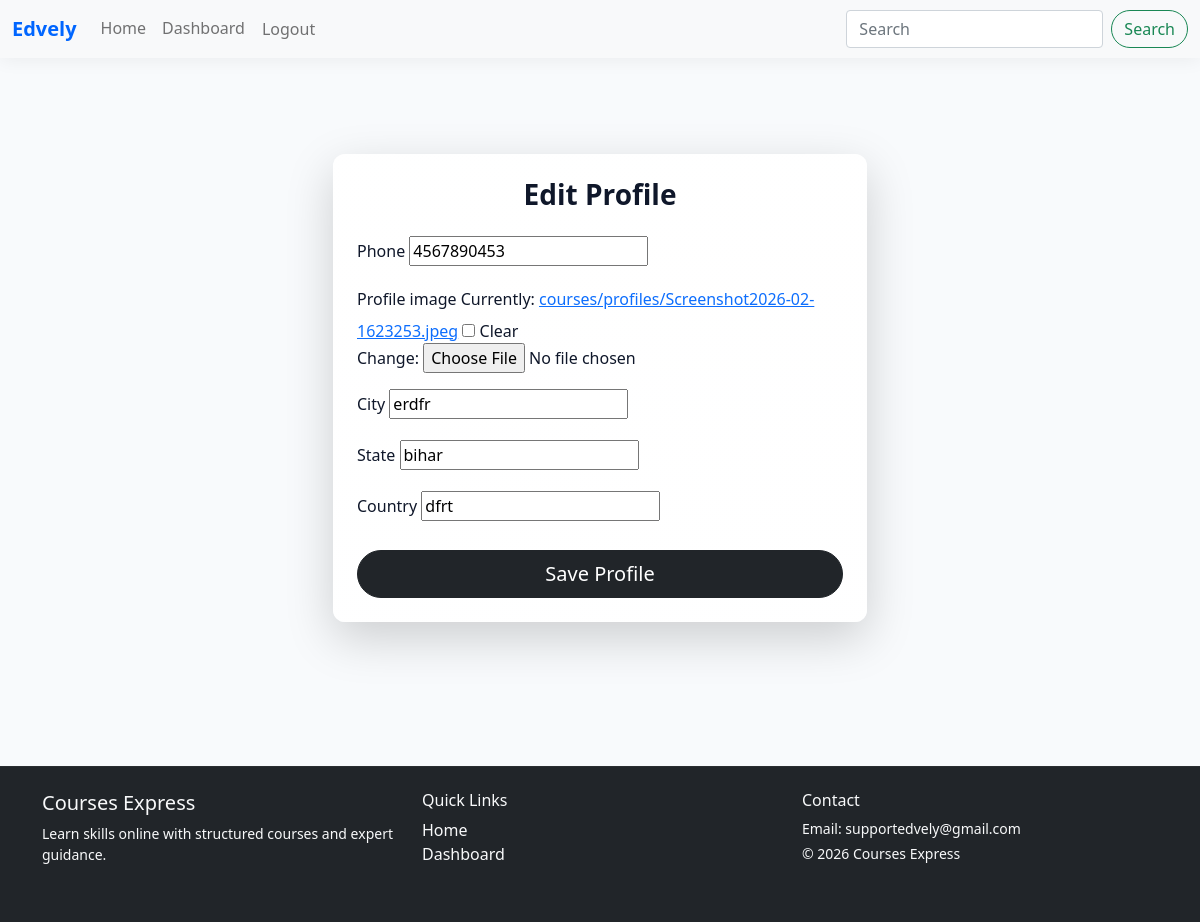
Screenshot of /profile/ (signed in) with the database file from the repository.
### sell/models.py (models this page shows, shortened)
class Profile(models.Model):
    user = models.OneToOneField(User, on_delete=models.CASCADE)
    phone = models.CharField(max_length=15)
    profile_image = models.ImageField(upload_to='courses/profiles', blank=True, null=True)
    city = models.CharField(max_length=100, blank=True)
    state = models.CharField(max_length=100, blank=True)
    country = models.CharField(max_length=100, blank=True)
    created_at = models.DateTimeField(auto_now_add=True)

### sell/views.py (the view, shortened to what this page needs)
# urls.py: path('profile/', views.profile_view, name='profile'),
@login_required
def profile_view(request):
    try:
        profile = request.user.profile
        form = ProfileForm(instance=profile)
    except Profile.DoesNotExist:
        form = ProfileForm()
    return render(request, 'sell/profile_form.html', {'form': form})

### sell/form.py
class ProfileForm(forms.ModelForm):
    class Meta:
        model = Profile
        fields = [
            'phone',
            'profile_image',
            'city',
            'state',
            'country',
        ]

### sell/templates/sell/profile_form.html (shortened to what this page needs)
{% extends "sell/base.html" %}
{% load static %}
{% block content %}
<div class="container my-5">
  <div class="row justify-content-center">
    <div class="col-lg-6">
      <div class="card shadow-lg border-0 rounded-4">
        <div class="card-body p-4">
          <h3 class="fw-bold text-center mb-4">
            Edit Profile
          </h3>
          <form method="post" enctype="multipart/form-data">
            {% for field in form %}
              <div class="mb-3">
                <label class="form-label fw-semibold">
                  {{ field.label }}
                </label>
                {{ field }}
              </div>
            {% endfor %}
            <div class="d-grid mt-4">
              <button type="submit" class="btn btn-dark btn-lg rounded-pill">
                Save Profile
              </button>
            </div>
          </form>
        </div>
      </div>
    </div>
  </div>
</div>
{% endblock %}

### sell/static/sell/css/style.css (style rules this page uses)
:root { --bg: #f8fafc; --surface: #ffffff; --muted: #6b7280; --text: #0f172a; --primary-start: #0066ff; --primary-end: #0096ff; }
body { background: var(--bg); color: var(--text); transition: background .25s ease, color .25s ease; }
.card { border: none; border-radius: 12px; background: linear-gradient(180deg, rgba(255,255,255,0.98), rgba(255,255,255,0.96)); box-shadow: 0 8px 28px rgba(2,6,23,0.06); }

### rows the page displays
Profile: form "4567890453" "erdfr" "bihar" "dfrt"

### other values shown
{{ field.label }} "Phone" "Profile image" "City" "State" "Country"
{{ year|default:"2026" }} "2026"
